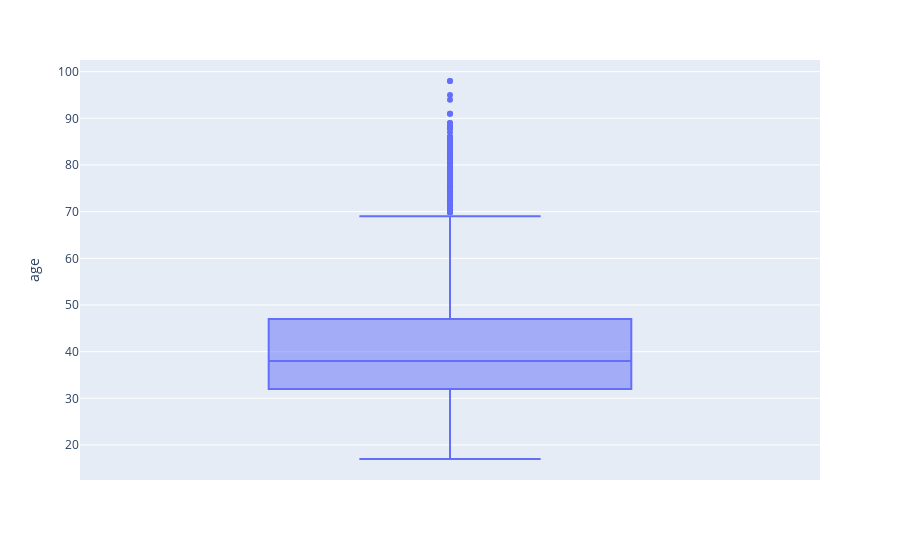

The notebook cell saved with this chart:
### Code cell
#Check Outlier
fig =px.box(df, y="age")
fig.show()

### Figure 1 — Plotly figure (JSON) as saved in the notebook; plotly's stock layout.template omitted (floating-point values rounded to 4 significant figures; data arrays with more than 128 entries replaced by an {"elided": "..."} marker saying what was removed)
{"data": [{"alignmentgroup": "True", "hovertemplate": "age=%{y}<extra></extra>", "legendgroup": "", "marker": {"color": "#636efa"}, "name": "", "notched": false, "offsetgroup": "", "orientation": "v", "showlegend": false, "type": "box", "x0": " ", "xaxis": "x", "y": {"elided": "38234 int values"}, "y0": " ", "yaxis": "y"}], "layout": {"boxmode": "group", "legend": {"tracegroupgap": 0}, "margin": {"t": 60}, "xaxis": {"anchor": "y", "domain": [0, 1]}, "yaxis": {"anchor": "x", "domain": [0, 1], "title": {"text": "age"}}}}
